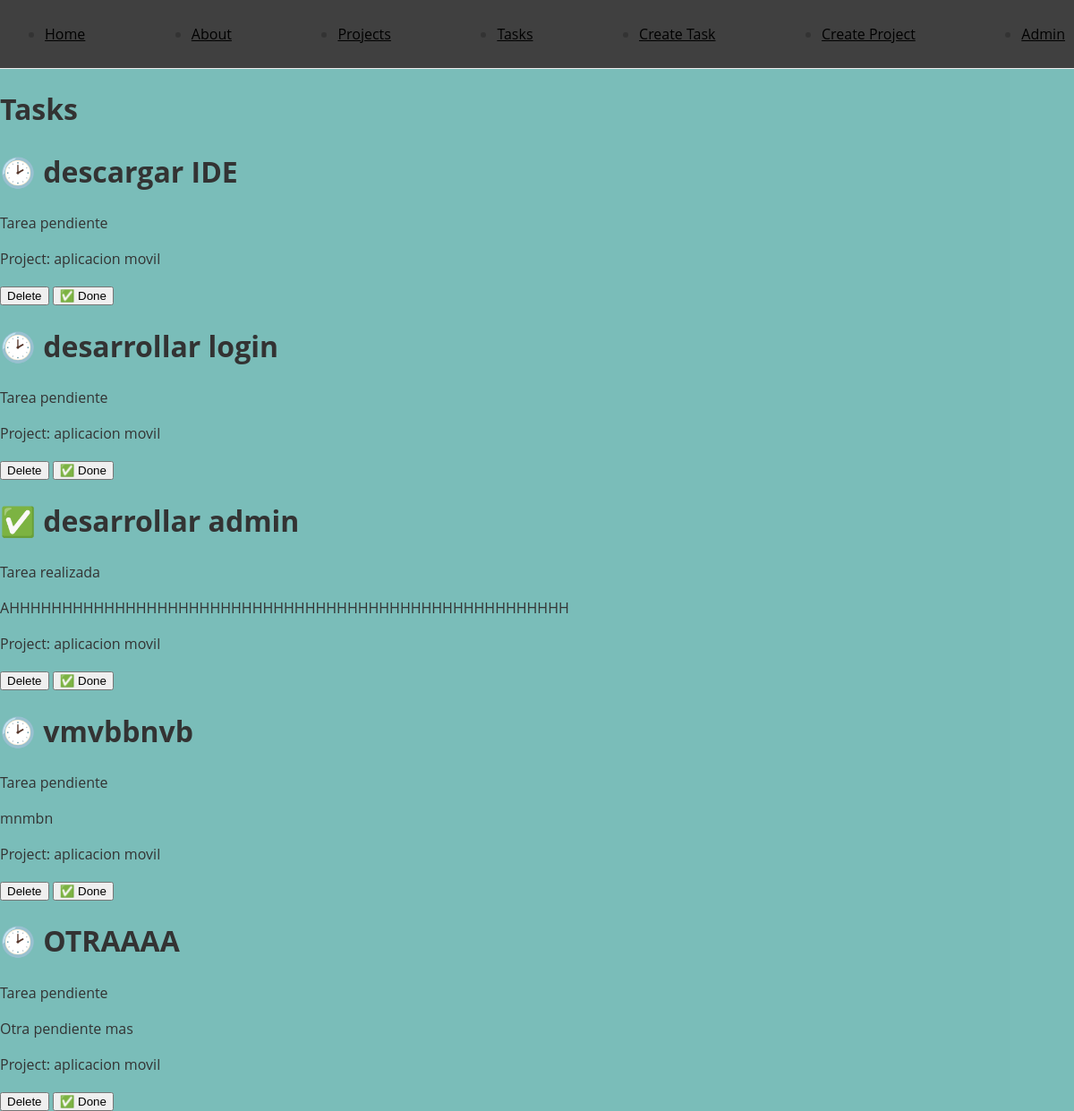
/tasks/, run on the app's committed database.
### myapp/models.py (models this page shows, shortened)
class Task(models.Model):
    title = models.CharField(max_length=200)
    description = models.TextField()
    project = models.ForeignKey(Project, on_delete=models.CASCADE)
    done = models.BooleanField(default=False)

class Project(models.Model):
    name = models.CharField(max_length=100)

### myapp/views.py (the view)
# urls.py: path('tasks/', views.tasks, name="tasks"),
def tasks(request):
    tasks = Task.objects.all()
    return render(request, 'tasks/tasks.html', {'tasks' : tasks} )

### myapp/templates/tasks/tasks.html
{% extends "layouts/base.html" %}
{% block content %}
<h1>Tasks</h1>
{% for task in tasks %}
    <div>
        <h1>{% if task.done == False %} 🕑 {% else %} ✅  {% endif %} {{ task.title }}</h1>
        {% if task.done %}
            <p>Tarea realizada</p>
        {% else %}
            <p>Tarea pendiente</p>
        {% endif %}
        <p>{{ task.description }}</p>
        <p>Project: {{ task.project.name }}</p>
        <button>
            Delete
        </button>
        <button>
            ✅ Done
        </button>
    </div>
{% endfor %}
{% endblock %}

### myapp/templates/layouts/base.html (shortened to what this page needs)
{% load static %}
<!DOCTYPE html>
<html lang="en">
<head>
    <link rel="stylesheet" href="{% static 'styles/main.css' %}">
</head>
<body>
    <nav class="navbar">
        <ul>
            <li>
                <a href="/">Home</a>
            </li>
            <li>
                <a href="{% url 'about'%}">About</a>
            </li>
            <li>
                <a href="{% url 'projects'%}">Projects</a>
            </li>
            <li>
                <a href="{% url 'tasks'%}">Tasks</a>
            </li>
            <li>
                <a href="{% url 'create_task'%}">Create Task</a>
            </li>
            <li>
                <a href="{% url 'create_project'%}">Create Project</a>
            </li>
            <li>
                <a href="admin/">Admin</a>
            </li>
        </ul>
    </nav>
    {% block content %}
    {% endblock %}
</body>
</html>

### myapp/static/styles/main.css (style rules this page uses)
body { background-color: #7abdb9; font-family: 'Open Sans', sans-serif; font-size: 16px; line-height: 1.5; color: #333; margin: 0; padding: 0; }
.navbar { background-color: #404040; border-bottom: 1px solid #eee; border-radius: 0; margin-bottom: 0; padding: 10px 10px; }
.navbar ul { display: flex; justify-content: space-between }
.navbar ul li a { color: #000; }

### data on the page
Task: title "descargar IDE", done "Tarea pendiente", project.name "aplicacion movil"
Task: title "desarrollar login", done "Tarea pendiente", project.name "aplicacion movil"
Task: title "desarrollar admin", done "Tarea realizada", description "AHHHHHHHHHHHHHHHHHHHHHHHHHHHHHHHHHHHHHHHHHHHHHHHHHHHHH", project.name "aplicacion movil"
Task: title "vmvbbnvb", done "Tarea pendiente", description "mnmbn", project.name "aplicacion movil"
Task: title "OTRAAAA", done "Tarea pendiente", description "Otra pendiente mas", project.name "aplicacion movil"
